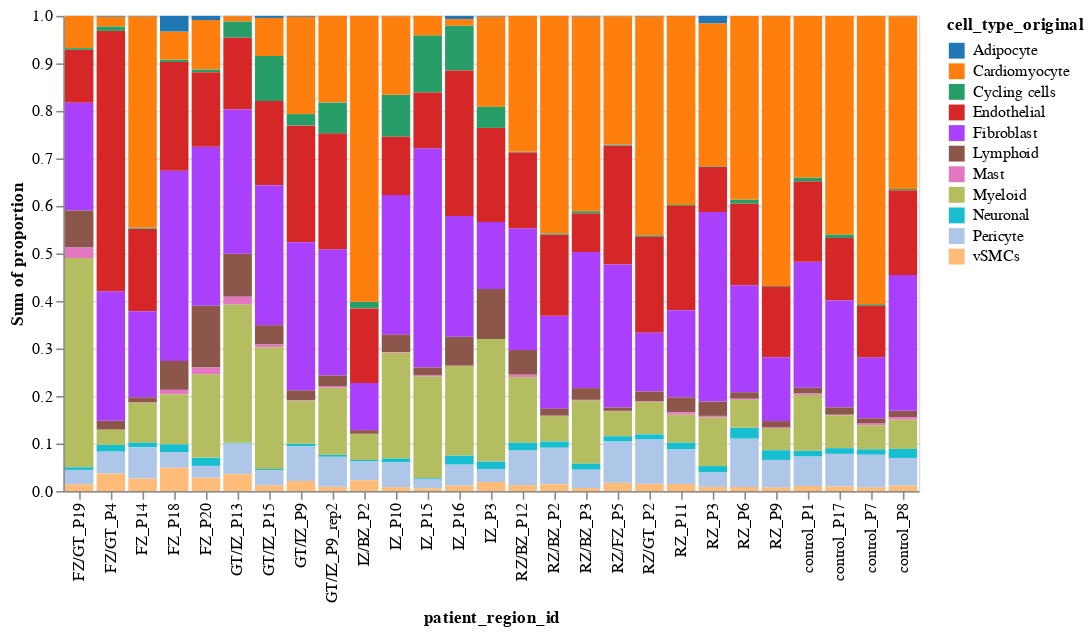

The notebook cell this image was saved under:
### Code cell
alt.Chart(celltype_props).mark_bar().encode(
    x="patient_region_id:N",
    y=alt.Y("sum(proportion):Q", scale=alt.Scale(domain=[0, 1])),
    color=alt.Color("cell_type_original:N", scale=alt.Scale(domain=list(color_dict.keys()),
                                                            range=list(color_dict.values())))
)

### Figure 1 — Vega-Lite specification as saved in the notebook (floating-point values rounded to 4 significant figures; data arrays with more than 128 entries replaced by an {"elided": "..."} marker saying what was removed)
{"$schema": "https://vega.github.io/schema/vega-lite/v5.20.1.json", "config": {"view": {"continuousHeight": 300, "continuousWidth": 300}}, "data": {"name": "data-d8bdbd499f0355a5a11f050ea9a45b76"}, "datasets": {"data-d8bdbd499f0355a5a11f050ea9a45b76": {"elided": "292 records"}}, "encoding": {"color": {"field": "cell_type_original", "scale": {"domain": ["Adipocyte", "Cardiomyocyte", "Cycling cells", "Endothelial", "Fibroblast", "Lymphoid", "Mast", "Myeloid", "Neuronal", "Pericyte", "vSMCs"], "range": ["#1f77b4", "#ff7f0e", "#279e68", "#d62728", "#aa40fc", "#8c564b", "#e377c2", "#b5bd61", "#17becf", "#aec7e8", "#ffbb78"]}, "type": "nominal"}, "x": {"field": "patient_region_id", "type": "nominal"}, "y": {"aggregate": "sum", "field": "proportion", "scale": {"domain": [0, 1]}, "type": "quantitative"}}, "mark": {"type": "bar"}}
